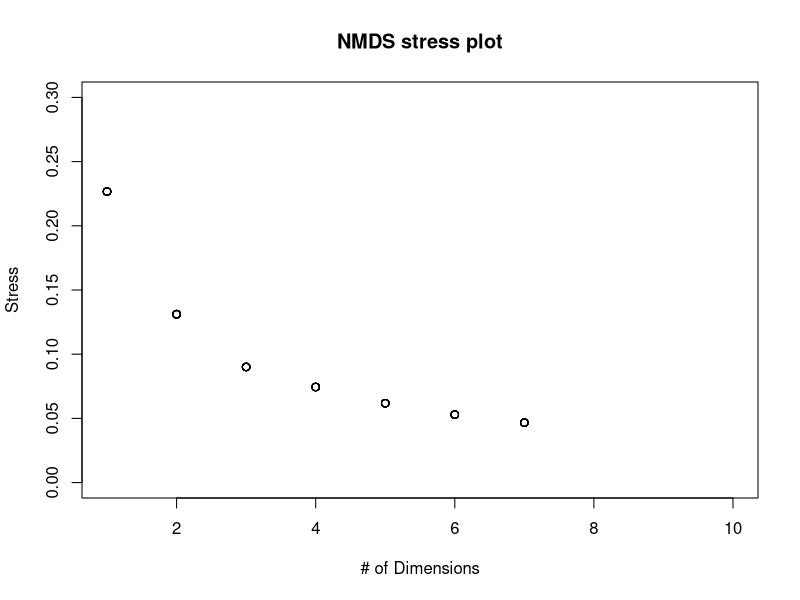

R code for this plot: (Note: a time limit stopped this script after it produced the figure.)


#----------------------PACKAGES----------------------#

# Install packages
install.packages("vegan")
install.packages("cluster")
install.packages("ggplot2")

# Call the packages installed
library(vegan)
library(cluster)
library(ggplot2)



#----------------------ANALYSIS----------------------#
  
# Setting working directory
setwd('C:/Users/XXX')

# Read data as CSV
data<-read.csv("Sol_traits.csv", header=T, row.names=1) #

# Make dissimilarity matrix -- this function allows multiple variable types and missing data
# it needed to know what to do with the binary variables -- e.g., sym flags them as symmetric binary
dissim_mat<-daisy(data, metric="gower", type=list(symm=c(6,7,8,9,10,11,12,14,15), ordtype=(13))) # default distance is euclidean

# Perform the NMDS analysis -- you will see each iteration of the NMDS until a solution is reached (i.e., stress was minimized after some number of reconfigurations of the points in 2 dimensions)
mds<-metaMDS(dissim_mat,  trymax = 100, k=3, autotransform = FALSE, wascores = FALSE, noshare = FALSE) # this function automatically detects that the input is a matrix
points<-data.frame(mds$points) # mds reduces the data into two dimensions, MDS1 and MDS2, that's what's in points
rownames(points)<-rownames(data) # this is just to get ready to plot

#This fits vectors (morphological characters) onto an ordination
char = data[(1:15)]
en = envfit(mds, char, permutations = 999, na.rm = TRUE)
en

# The envfit output contains information on the length of the segments for each variable. The segments are scaled to the r2 value, so that the morphological characters with a longer segment are more strongly correlated with the data than those with a shorter segment. 
en_coord_cont = as.data.frame(scores(en, "vectors")) * ordiArrowMul(en) # extract the required information from the envfit result
en_coord_cont



#----------------------STRESS----------------------#

# the function NMDS.scree() automatically performs a NMDS for 1-10 dimensions and plots the nr of dimensions vs the stress value
NMDS.scree <- function(x) { # where x is the name of the data frame variable
  plot(rep(1, 10), replicate(10, metaMDS(x, autotransform = F, k = 1, trymax = 20)$stress), xlim = c(1, 10),ylim = c(0, 0.30), xlab = "# of Dimensions", ylab = "Stress", main = "NMDS stress plot")
  for (i in 1:10) {
    points(rep(i + 1,10),replicate(10, metaMDS(x, autotransform = F, k = i + 1)$stress))
  }
}

# Use the function that we just defined to choose the optimal number of dimensions
NMDS.scree(dissim_mat)



#----------------------PLOTTING----------------------#

# plot the results
attach(points)
plot(MDS1, MDS2, xlab = 'MDS1', ylab = 'MDS2', main = 'NMDS Analysis of Extinct and Extant Fruits', cex=0.4)
text(MDS1, MDS2, labels = row.names(points), pos = 4, cex=0.4, offset=0.2)
plot(en)


## plotting better graphics using classifiers for your species
classifier<-read.csv("Sol_classifier.csv", header=T, row.names=1)  # add data with fossil/extant classification
data.scores = as.data.frame(scores(mds$points)) # extract the sample coordinates in the NMDS ordination space and convert to a data frame
data.scores$state = classifier$state # add columns from your original data that contain information that you want (e.g., if it's either fossil or extant)


# plot the NMDS (changes colors, text, etc as you like)
gg = ggplot(data = data.scores, aes(x = MDS1, y = MDS2)) + 
  geom_point(data = data.scores, aes(colour = state), size = 3, alpha = 0.5) + 
  scale_colour_manual(values = c("steelblue", "red")) + 
  theme(axis.title = element_text(size = 10, face = "bold", colour = "grey30"), 
        panel.background = element_blank(), panel.border = element_rect(fill = NA, colour = "grey30"), 
        axis.ticks = element_blank(), axis.text = element_blank(), legend.key = element_blank(), 
        legend.title = element_text(size = 10, face = "bold", colour = "grey30"), 
        legend.text = element_text(size = 9, colour = "grey30")) +
  labs(colour = "Sample")

gg

# plot the vectors (morphological characters)
gg = ggplot(data = data.scores, aes(x = MDS1, y = MDS2)) + 
  geom_point(data = data.scores, aes(colour = state), size = 3, alpha = 0.5) + 
  scale_colour_manual(values = c("steelblue", "red"))  + 
  geom_segment(aes(x = 0, y = 0, xend = NMDS1, yend = NMDS2), 
               data = en_coord_cont, size =1, alpha = 0.5, colour = "grey30") +
  geom_text(data = en_coord_cont, aes(x = NMDS1, y = NMDS2), colour = "grey30", 
            fontface = "bold", label = row.names(en_coord_cont)) + 
  theme(axis.title = element_text(size = 10, face = "bold", colour = "grey30"), 
        panel.background = element_blank(), panel.border = element_rect(fill = NA, colour = "grey30"), 
        axis.ticks = element_blank(), axis.text = element_blank(), legend.key = element_blank(), 
        legend.title = element_text(size = 10, face = "bold", colour = "grey30"), 
        legend.text = element_text(size = 9, colour = "grey30")) + 
  labs(colour = "Seed")

gg
